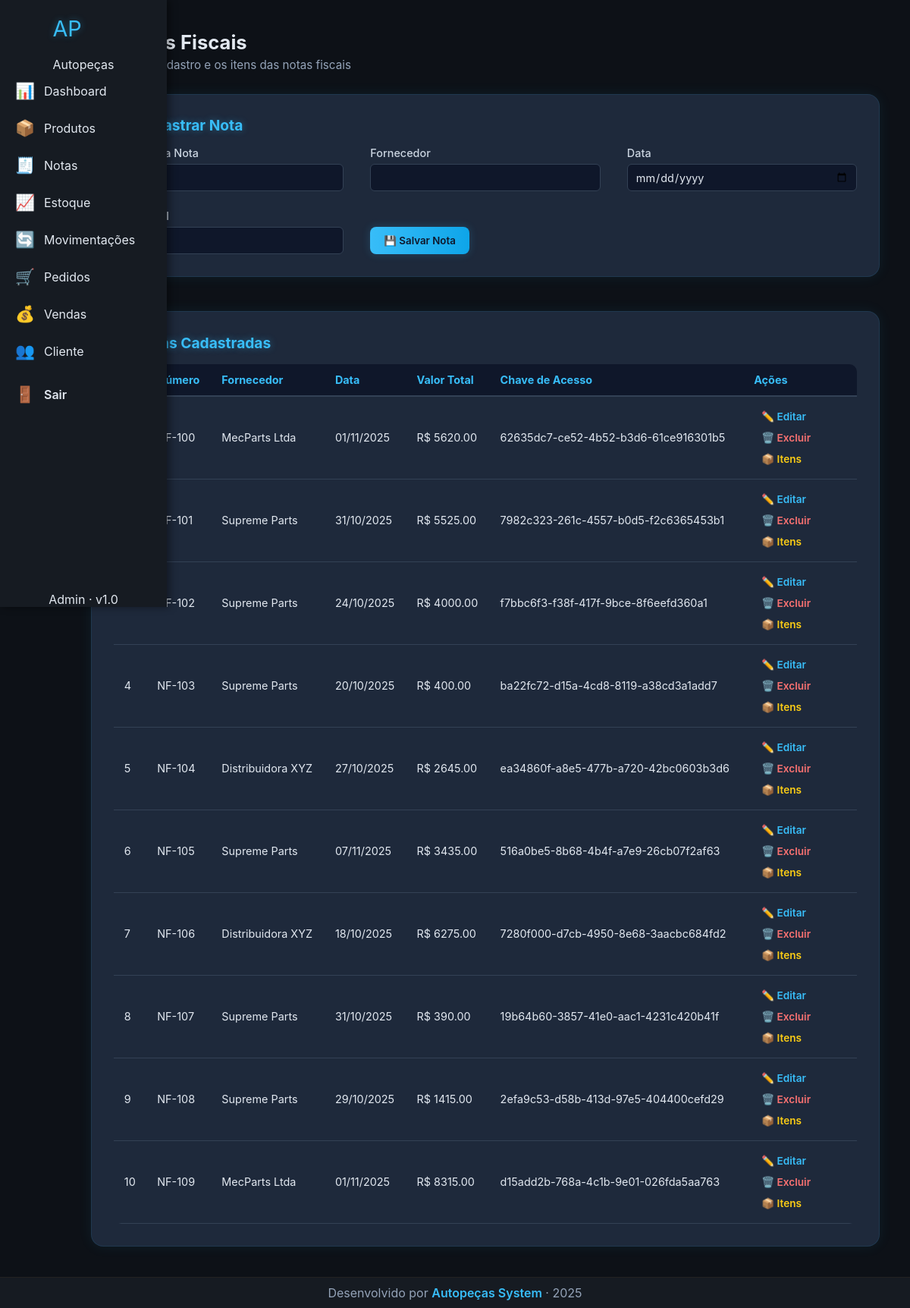
The app's page /notas (signed in) with its own data.
### models.py (models this page shows, shortened)
class Nota(db.Model):
    id = db.Column(db.Integer, primary_key=True)
    numero = db.Column(db.String(20), nullable=False)
    fornecedor = db.Column(db.String(100), nullable=False)
    data = db.Column(db.Date, nullable=False)
    valor_total = db.Column(db.Float, nullable=False)
    chave_acesso = db.Column(
        db.String(50), unique=True, nullable=False, default=lambda: str(uuid.uuid4())
    )
    itens = db.relationship("ItemNota", backref="nota", lazy=True)

### app.py (the view, shortened to what this page needs)
@app.route("/notas", methods=["GET", "POST"])
@login_required
def notas():
    lista = Nota.query.all()
    return render_template("pages/notas/notas.html", notas=lista)

### app.py (called while the page is built)
@app.context_processor
def inject_globals():
    return {
        "current_year": datetime.now().year,
        "user": session.get("user"),
    }

def login_required(f):
    @wraps(f)
    def decorated(*args, **kwargs):
        if "user" not in session:
            return redirect(url_for("login"))
        return f(*args, **kwargs)
    return decorated

### templates/pages/notas/notas.html (shortened to what this page needs)
{% extends 'base.html' %}
{% set css = 'forms.css' %}
{% block content %}
<section class="page-header">
  <h1>🧾 Notas Fiscais</h1>
  <p class="muted">Gerencie o cadastro e os itens das notas fiscais</p>
</section>
<div class="grid-container">
  <div class="card">
    <h2>📋 Cadastrar Nota</h2>
    <form method="POST" class="form-grid">
      <div class="form-group">
        <label for="numero">Número da Nota</label>
        <input type="text" id="numero" name="numero" required>
      </div>
      <div class="form-group">
        <label for="fornecedor">Fornecedor</label>
        <input type="text" id="fornecedor" name="fornecedor" required>
      </div>
      <div class="form-group">
        <label for="data">Data</label>
        <input type="date" id="data" name="data" required>
      </div>
      <div class="form-group">
        <label for="valor_total">Valor Total</label>
        <input type="number" id="valor_total" name="valor_total" step="0.01" required>
      </div>
      <div class="form-actions">
        <button type="submit" class="btn-primary">💾 Salvar Nota</button>
      </div>
    </form>
  </div>
  <div class="card">
    <h2>📦 Notas Cadastradas</h2>
    <table class="data-table">
      <thead>
        <tr>
          <th>ID</th>
          <th>Número</th>
          <th>Fornecedor</th>
          <th>Data</th>
          <th>Valor Total</th>
          <th>Chave de Acesso</th>
          <th style="width:150px;">Ações</th>
        </tr>
      </thead>
      <tbody>
        {% for n in notas %}
        <tr>
          <td>{{ n.id }}</td>
          <td>{{ n.numero }}</td>
          <td>{{ n.fornecedor }}</td>
          <td>{{ n.data.strftime('%d/%m/%Y') }}</td>
          <td>R$ {{ "%.2f"|format(n.valor_total) }}</td>
          <td>{{ n.chave_acesso }}</td>
          <td>
            <a href="{{ url_for('editar_nota', id=n.id) }}" class="btn-action edit">✏️ Editar</a>
            <a href="{{ url_for('excluir_nota', id=n.id) }}" class="btn-action delete"
              onclick="return confirm('Deseja excluir esta nota?')">🗑️ Excluir</a>
            <a href="{{ url_for('itens_nota', nota_id=n.id) }}" class="btn-action itens">📦 Itens</a>
          </td>
        </tr>
        {% else %}
        <tr>
          <td colspan="7" style="text-align:center;color:#94a3b8;">Nenhuma nota cadastrada.</td>
        </tr>
        {% endfor %}
      </tbody>
    </table>
  </div>
</div>
{% endblock %}

### static/css/style.css (style rules this page uses)
:root { --bg: #0d1117; --sidebar: #161b22; --card: #1e2632; --primary: #38bdf8; --text: #e2e8f0; --muted: #94a3b8; --glow: 0 0 10px rgba(56, 189, 248, 0.4); --radius: 12px; }
* { box-sizing: border-box; margin: 0; padding: 0; font-family: "Inter", sans-serif; }
body { background-color: var(--bg); color: var(--text); display: flex; flex-direction: column; min-height: 100vh; }
h2 { margin-bottom: 25px; font-size: 1.8rem; text-shadow: var(--glow); }

### static/css/forms.css (style rules this page uses)
.page-header { margin-bottom: 1.8rem; }
.page-header h1 { font-size: 1.6rem; color: #e2e8f0; margin-bottom: 0.3rem; }
.page-header .muted { color: #94a3b8; font-size: 0.95rem; }
.grid-container { display: flex; flex-direction: column; gap: 2.8rem; }
.card { background: #1e293b; padding: 1.8rem; border-radius: 16px; border: 1px solid rgba(56, 189, 248, 0.1); box-shadow: 0 0 18px rgba(56, 189, 248, 0.08); transition: transform 0.2s ease, box-shadow 0.3s ease; }
.card h2 { margin-bottom: 1rem; color: #38bdf8; font-size: 1.2rem; }
.form-grid { display: grid; grid-template-columns: repeat(auto-fit, minmax(240px, 1fr)); gap: 1.5rem 2.2rem; align-items: end; }
.form-group { display: flex; flex-direction: column; }
.form-group label { margin-bottom: 6px; color: #cbd5e1; font-size: 0.9rem; font-weight: 500; }
.form-group input, .form-group select { height: 36px; padding: 6px 10px; border-radius: 6px; border: 1px solid #334155; background: #0f172a; color: #e2e8f0; font-size: 0.9rem; transition: all 0.2s ease; }
.btn-primary { background: linear-gradient(90deg, #38bdf8, #0ea5e9); color: #0f172a; padding: 10px 18px; border: none; border-radius: 8px; font-weight: 600; cursor: pointer; transition: all 0.3s ease; box-shadow: 0 0 12px rgba(56, 189, 248, 0.2); margin-top: 8px; }
.data-table, .modern-table { width: 100%; border-collapse: collapse; color: #e2e8f0; font-size: 0.9rem; border-radius: 10px; overflow: hidden; }
.data-table th, .modern-table th { background: #0f172a; color: #38bdf8; text-align: left; padding: 12px 14px; border-bottom: 2px solid #334155; }
.data-table td, .modern-table td { padding: 12px 14px; border-bottom: 1px solid #334155; }
.btn-action { display: inline-block; padding: 6px 10px; border-radius: 6px; font-weight: 600; font-size: 0.85rem; text-decoration: none; transition: all 0.2s ease; margin-right: 6px; }
.btn-action.edit { color: #38bdf8; }
.btn-action.delete { color: #f87171; }
.btn-action.itens { color: #facc15; }
td .btn-action { display: inline-flex; align-items: center; gap: 4px; }

### records on screen
Nota: numero "NF-100", fornecedor "MecParts Ltda", data "01/11/2025", valor_total "5620.00", chave_acesso "62635dc7-ce52-4b52-b3d6-61ce916301b5"
Nota: numero "NF-101", fornecedor "Supreme Parts", data "31/10/2025", valor_total "5525.00", chave_acesso "7982c323-261c-4557-b0d5-f2c6365453b1"
Nota: numero "NF-102", fornecedor "Supreme Parts", data "24/10/2025", valor_total "4000.00", chave_acesso "f7bbc6f3-f38f-417f-9bce-8f6eefd360a1"
Nota: id "4", numero "NF-103", fornecedor "Supreme Parts", data "20/10/2025", valor_total "400.00", chave_acesso "ba22fc72-d15a-4cd8-8119-a38cd3a1add7"
Nota: id "5", numero "NF-104", fornecedor "Distribuidora XYZ", data "27/10/2025", valor_total "2645.00", chave_acesso "ea34860f-a8e5-477b-a720-42bc0603b3d6"
Nota: id "6", numero "NF-105", fornecedor "Supreme Parts", data "07/11/2025", valor_total "3435.00", chave_acesso "516a0be5-8b68-4b4f-a7e9-26cb07f2af63"
Nota: id "7", numero "NF-106", fornecedor "Distribuidora XYZ", data "18/10/2025", valor_total "6275.00", chave_acesso "7280f000-d7cb-4950-8e68-3aacbc684fd2"
Nota: id "8", numero "NF-107", fornecedor "Supreme Parts", data "31/10/2025", valor_total "390.00", chave_acesso "19b64b60-3857-41e0-aac1-4231c420b41f"
Nota: id "9", numero "NF-108", fornecedor "Supreme Parts", data "29/10/2025", valor_total "1415.00", chave_acesso "2efa9c53-d58b-413d-97e5-404400cefd29"
Nota: id "10", numero "NF-109", fornecedor "MecParts Ltda", data "01/11/2025", valor_total "8315.00", chave_acesso "d15add2b-768a-4c1b-9e01-026fda5aa763"
